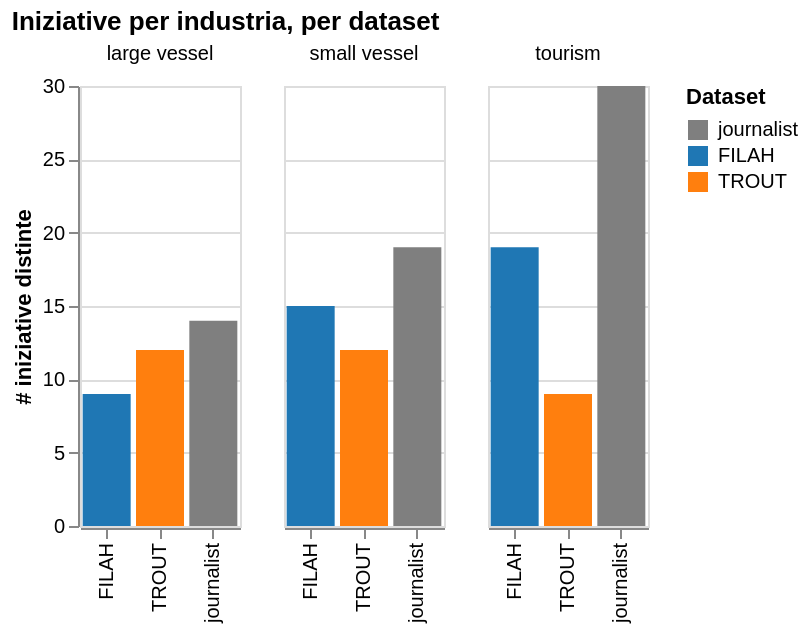

Notebook cell for this chart:
### Markdown cell above
## 3. Iniziative per industria, per dataset

### Code cell
ip_ind = initiative_participants.explode("industry").dropna(subset=["industry"])

# un'iniziativa e' "nota" per una industry in un dataset se ALMENO UN partecipante
# di quella iniziativa/industry ha in_filah (o in_trout) = True
agg = (
    ip_ind.groupby(["initiative_id", "industry"])
    .agg(in_filah=("in_filah", "any"), in_trout=("in_trout", "any"))
    .reset_index()
)

industry_coverage = pd.DataFrame({
    "journalist": agg.groupby("industry")["initiative_id"].nunique(),
    "FILAH": agg[agg.in_filah].groupby("industry")["initiative_id"].nunique(),
    "TROUT": agg[agg.in_trout].groupby("industry")["initiative_id"].nunique(),
}).fillna(0).astype(int).reset_index()

industry_long = industry_coverage.melt(id_vars="industry", var_name="dataset", value_name="n_iniziative")

chart = alt.Chart(industry_long).mark_bar().encode(
    x=alt.X("dataset:N", title=None),
    y=alt.Y("n_iniziative:Q", title="# iniziative distinte"),
    color=alt.Color("dataset:N", title="Dataset",
                     scale=alt.Scale(domain=["journalist", "FILAH", "TROUT"],
                                      range=["#7f7f7f", "#1f77b4", "#ff7f0e"])),
    column=alt.Column("industry:N", title=None),
    tooltip=["industry", "dataset", "n_iniziative"],
).properties(width=80, height=220, title="Iniziative per industria, per dataset")
chart

### Figure 1 — Vega-Lite specification as saved in the notebook (floating-point values rounded to 4 significant figures)
{"config": {"view": {"continuousWidth": 300, "continuousHeight": 300}}, "data": {"name": "data-a89ce3236768e954b11bc11048116960"}, "mark": {"type": "bar"}, "encoding": {"color": {"field": "dataset", "scale": {"domain": ["journalist", "FILAH", "TROUT"], "range": ["#7f7f7f", "#1f77b4", "#ff7f0e"]}, "title": "Dataset", "type": "nominal"}, "column": {"field": "industry", "title": null, "type": "nominal"}, "tooltip": [{"field": "industry", "type": "nominal"}, {"field": "dataset", "type": "nominal"}, {"field": "n_iniziative", "type": "quantitative"}], "x": {"field": "dataset", "title": null, "type": "nominal"}, "y": {"field": "n_iniziative", "title": "# iniziative distinte", "type": "quantitative"}}, "height": 220, "title": "Iniziative per industria, per dataset", "width": 80, "$schema": "https://vega.github.io/schema/vega-lite/v6.1.0.json", "datasets": {"data-a89ce3236768e954b11bc11048116960": [{"industry": "large vessel", "dataset": "journalist", "n_iniziative": 14}, {"industry": "small vessel", "dataset": "journalist", "n_iniziative": 19}, {"industry": "tourism", "dataset": "journalist", "n_iniziative": 30}, {"industry": "large vessel", "dataset": "FILAH", "n_iniziative": 9}, {"industry": "small vessel", "dataset": "FILAH", "n_iniziative": 15}, {"industry": "tourism", "dataset": "FILAH", "n_iniziative": 19}, {"industry": "large vessel", "dataset": "TROUT", "n_iniziative": 12}, {"industry": "small vessel", "dataset": "TROUT", "n_iniziative": 12}, {"industry": "tourism", "dataset": "TROUT", "n_iniziative": 9}]}}
